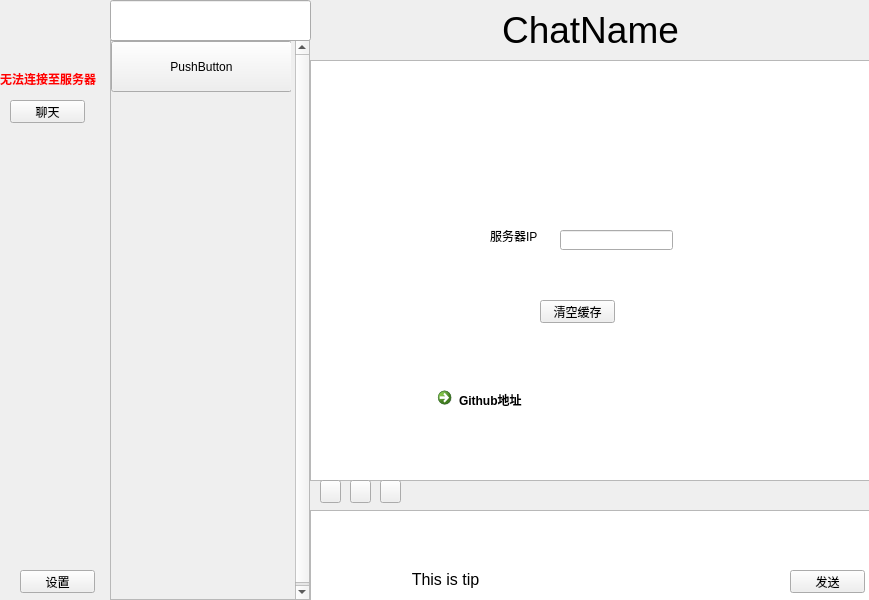
<?xml version="1.0" encoding="UTF-8"?>
<ui version="4.0">
 <class>MainWindow</class>
 <widget class="QMainWindow" name="MainWindow">
  <property name="geometry">
   <rect>
    <x>0</x>
    <y>0</y>
    <width>869</width>
    <height>600</height>
   </rect>
  </property>
  <property name="windowTitle">
   <string>OurChat</string>
  </property>
  <property name="windowIcon">
   <iconset>
    <normaloff>../../resource/OurChat_Logo_low_pixel.png</normaloff>../../resource/OurChat_Logo_low_pixel.png</iconset>
  </property>
  <widget class="QWidget" name="centralwidget">
   <widget class="QLabel" name="logo">
    <property name="geometry">
     <rect>
      <x>20</x>
      <y>10</y>
      <width>54</width>
      <height>51</height>
     </rect>
    </property>
    <property name="text">
     <string>&lt;html&gt;&lt;head/&gt;&lt;body&gt;&lt;p&gt;&lt;img src=&quot;:/新前缀/OurChat/resource/OurChat_Logo_low_pixel.png&quot;/&gt;&lt;/p&gt;&lt;/body&gt;&lt;/html&gt;</string>
    </property>
   </widget>
   <widget class="QPushButton" name="chatButton">
    <property name="geometry">
     <rect>
      <x>10</x>
      <y>100</y>
      <width>75</width>
      <height>23</height>
     </rect>
    </property>
    <property name="text">
     <string>聊天</string>
    </property>
   </widget>
   <widget class="QPushButton" name="settingButton">
    <property name="geometry">
     <rect>
      <x>20</x>
      <y>570</y>
      <width>75</width>
      <height>23</height>
     </rect>
    </property>
    <property name="text">
     <string>设置</string>
    </property>
   </widget>
   <widget class="QScrollArea" name="chat_chats">
    <property name="geometry">
     <rect>
      <x>110</x>
      <y>40</y>
      <width>200</width>
      <height>560</height>
     </rect>
    </property>
    <property name="widgetResizable">
     <bool>false</bool>
    </property>
    <widget class="QWidget" name="scrollAreaWidgetContents">
     <property name="geometry">
      <rect>
       <x>0</x>
       <y>0</y>
       <width>180</width>
       <height>561</height>
      </rect>
     </property>
     <widget class="QPushButton" name="pushButton">
      <property name="geometry">
       <rect>
        <x>0</x>
        <y>0</y>
        <width>181</width>
        <height>51</height>
       </rect>
      </property>
      <property name="text">
       <string>PushButton</string>
      </property>
     </widget>
    </widget>
   </widget>
   <widget class="QLabel" name="chat_name">
    <property name="geometry">
     <rect>
      <x>310</x>
      <y>0</y>
      <width>561</width>
      <height>61</height>
     </rect>
    </property>
    <property name="text">
     <string>&lt;html&gt;&lt;head/&gt;&lt;body&gt;&lt;p align=&quot;center&quot;&gt;&lt;span style=&quot; font-size:28pt;&quot;&gt;ChatName&lt;/span&gt;&lt;/p&gt;&lt;/body&gt;&lt;/html&gt;</string>
    </property>
   </widget>
   <widget class="QTextBrowser" name="chat_brower">
    <property name="geometry">
     <rect>
      <x>310</x>
      <y>60</y>
      <width>561</width>
      <height>421</height>
     </rect>
    </property>
   </widget>
   <widget class="QTextEdit" name="chat_input">
    <property name="geometry">
     <rect>
      <x>310</x>
      <y>510</y>
      <width>561</width>
      <height>91</height>
     </rect>
    </property>
   </widget>
   <widget class="QPushButton" name="chat_emojiButton">
    <property name="geometry">
     <rect>
      <x>320</x>
      <y>480</y>
      <width>21</width>
      <height>23</height>
     </rect>
    </property>
    <property name="text">
     <string/>
    </property>
    <property name="icon">
     <iconset>
      <normaloff>../../resource/test.png</normaloff>../../resource/test.png</iconset>
    </property>
    <property name="iconSize">
     <size>
      <width>32</width>
      <height>32</height>
     </size>
    </property>
   </widget>
   <widget class="QPushButton" name="chat_imageButton">
    <property name="geometry">
     <rect>
      <x>350</x>
      <y>480</y>
      <width>21</width>
      <height>23</height>
     </rect>
    </property>
    <property name="text">
     <string/>
    </property>
    <property name="icon">
     <iconset>
      <normaloff>../../resource/image.png</normaloff>../../resource/image.png</iconset>
    </property>
    <property name="iconSize">
     <size>
      <width>16</width>
      <height>32</height>
     </size>
    </property>
   </widget>
   <widget class="QPushButton" name="chat_send">
    <property name="geometry">
     <rect>
      <x>790</x>
      <y>570</y>
      <width>75</width>
      <height>23</height>
     </rect>
    </property>
    <property name="text">
     <string>发送</string>
    </property>
   </widget>
   <widget class="QLabel" name="setting_logo">
    <property name="geometry">
     <rect>
      <x>460</x>
      <y>0</y>
      <width>211</width>
      <height>191</height>
     </rect>
    </property>
    <property name="text">
     <string>&lt;html&gt;&lt;head/&gt;&lt;body&gt;&lt;p&gt;&lt;img src=&quot;:/新前缀/OurChat/resource/OurChat_logo.png&quot;/&gt;&lt;/p&gt;&lt;/body&gt;&lt;/html&gt;</string>
    </property>
   </widget>
   <widget class="QPushButton" name="setting_clearCache">
    <property name="geometry">
     <rect>
      <x>540</x>
      <y>300</y>
      <width>75</width>
      <height>23</height>
     </rect>
    </property>
    <property name="text">
     <string>清空缓存</string>
    </property>
   </widget>
   <widget class="QLineEdit" name="chat_search">
    <property name="geometry">
     <rect>
      <x>110</x>
      <y>0</y>
      <width>201</width>
      <height>41</height>
     </rect>
    </property>
   </widget>
   <widget class="QLineEdit" name="setting_serverIp">
    <property name="geometry">
     <rect>
      <x>560</x>
      <y>230</y>
      <width>113</width>
      <height>20</height>
     </rect>
    </property>
   </widget>
   <widget class="QLabel" name="setting_text">
    <property name="geometry">
     <rect>
      <x>490</x>
      <y>230</y>
      <width>54</width>
      <height>12</height>
     </rect>
    </property>
    <property name="text">
     <string>服务器IP</string>
    </property>
   </widget>
   <widget class="QCommandLinkButton" name="setting_toGithub">
    <property name="geometry">
     <rect>
      <x>430</x>
      <y>380</y>
      <width>311</width>
      <height>71</height>
     </rect>
    </property>
    <property name="text">
     <string>Github地址</string>
    </property>
    <property name="icon">
     <iconset>
      <normaloff>../../resource/github.png</normaloff>../../resource/github.png</iconset>
    </property>
   </widget>
   <widget class="QLabel" name="CantConnectServer">
    <property name="geometry">
     <rect>
      <x>0</x>
      <y>70</y>
      <width>111</width>
      <height>16</height>
     </rect>
    </property>
    <property name="text">
     <string>&lt;html&gt;&lt;head/&gt;&lt;body&gt;&lt;p&gt;&lt;span style=&quot; font-weight:600; color:#ff0000;&quot;&gt;无法连接至服务器&lt;/span&gt;&lt;/p&gt;&lt;/body&gt;&lt;/html&gt;</string>
    </property>
   </widget>
   <widget class="QLabel" name="tips">
    <property name="geometry">
     <rect>
      <x>110</x>
      <y>559</y>
      <width>671</width>
      <height>41</height>
     </rect>
    </property>
    <property name="text">
     <string>&lt;html&gt;&lt;head/&gt;&lt;body&gt;&lt;p align=&quot;center&quot;&gt;&lt;span style=&quot; font-size:12pt;&quot;&gt;This is tip&lt;/span&gt;&lt;/p&gt;&lt;/body&gt;&lt;/html&gt;</string>
    </property>
   </widget>
   <widget class="QPushButton" name="chat_fileButton">
    <property name="geometry">
     <rect>
      <x>380</x>
      <y>480</y>
      <width>21</width>
      <height>23</height>
     </rect>
    </property>
    <property name="text">
     <string/>
    </property>
    <property name="icon">
     <iconset>
      <normaloff>../../resource/file.png</normaloff>../../resource/file.png</iconset>
    </property>
    <property name="iconSize">
     <size>
      <width>16</width>
      <height>32</height>
     </size>
    </property>
   </widget>
  </widget>
 </widget>
 <resources>
  <include location="../../../123.qrc"/>
 </resources>
 <connections/>
</ui>
